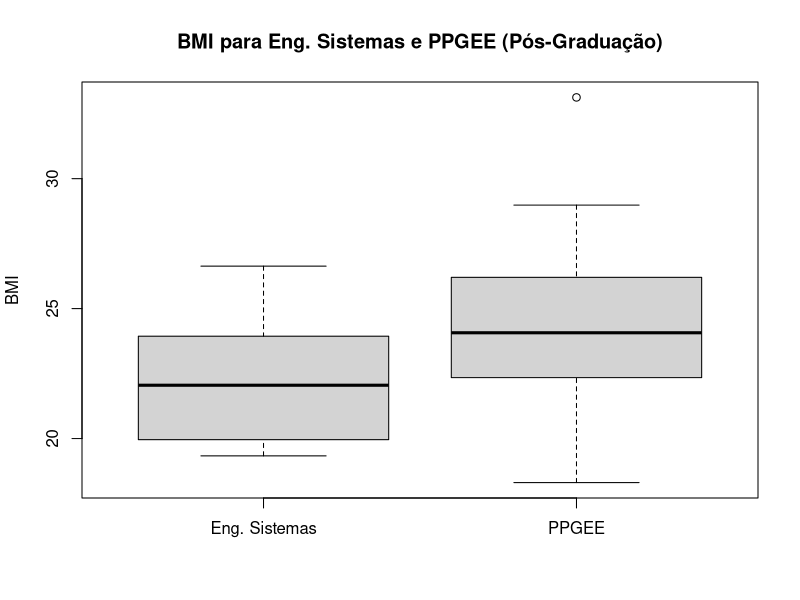

This chart was generated by the following R code:
########################################
#          ESTUDO DE CASO 2            #
#                                      #
#Equipe: Gustavo Vieira Costa          #
#        Rafael Carneiro de Castro     #
#        Thaís Matos Acácio            #
########################################

#Ler dados de entrada
dados <- read.table("bmi_20161.csv", header=TRUE, sep=",");
sis <- dados[which(dados$Course=='EngSis'),];
ppgee <- dados[which(dados$Course=='PPGEE'),];

#Cálculo do BMI
bmiEngSis <- sis$Weight.kg/((sis$Height.cm/100)^2);
bmiPpgee <- ppgee$Weight.kg/((ppgee$Height.cm/100)^2);
# bmi <- dados$Weight.kg/((dados$Height.cm/100)^2);

#Boxplot
boxplot(bmiEngSis, bmiPpgee, ylab="BMI",
         names=c("Eng. Sistemas","PPGEE"), col = "lightgray",
         main="BMI para Eng. Sistemas e PPGEE (Pós-Graduação)");

# Executar teste de igualdade de variancia
var.test(bmiEngSis, bmiPpgee, alternitive="two.sided",conf.level=0.95)

# Variancias bem diferentes
t.test(bmiEngSis, bmiPpgee,
      alternative = "two.sided",
      mu = 0,
      var.equal = FALSE, # Mudar aqui pelo resultado do teste
      conf.level = 0.95)

# Estimar tamanho de efeito
# Calcular a potência do teste
